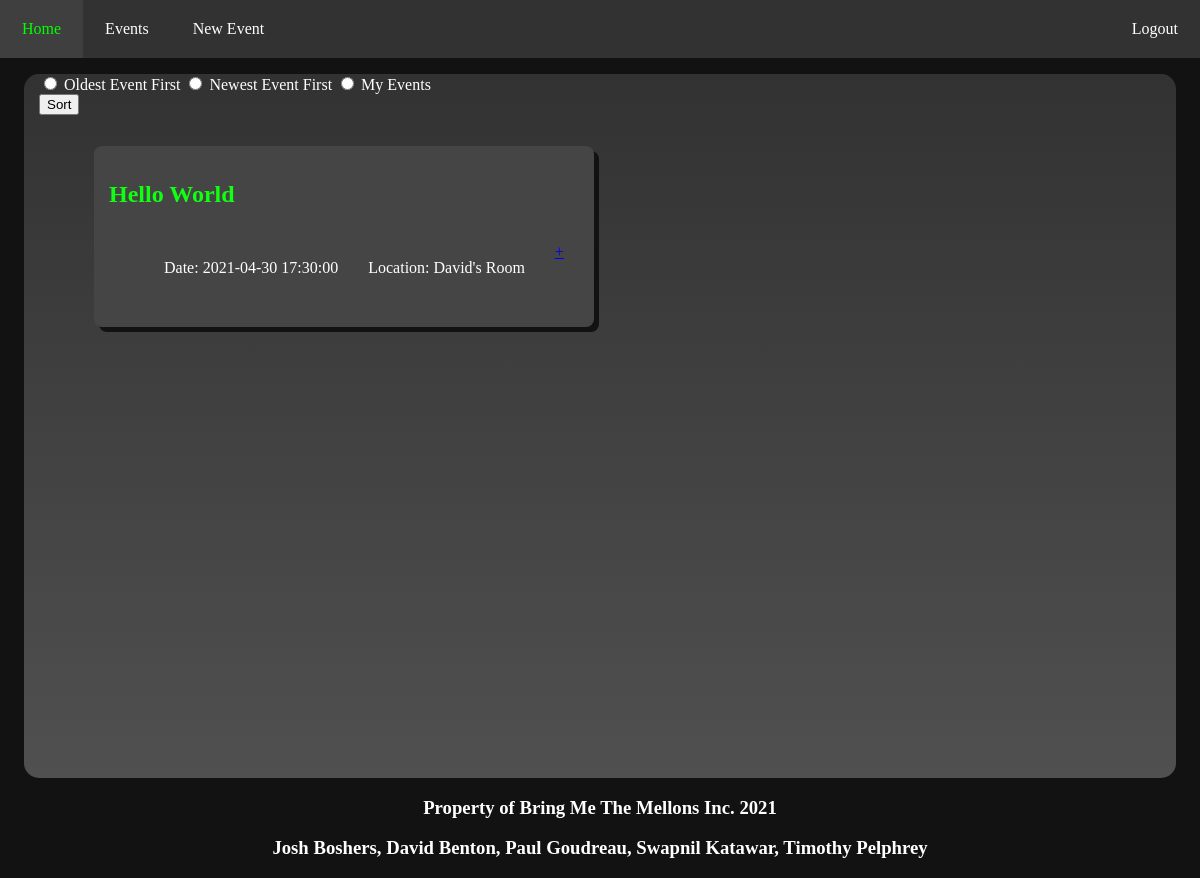
/events (signed in), run on an earlier commit of the app's database.
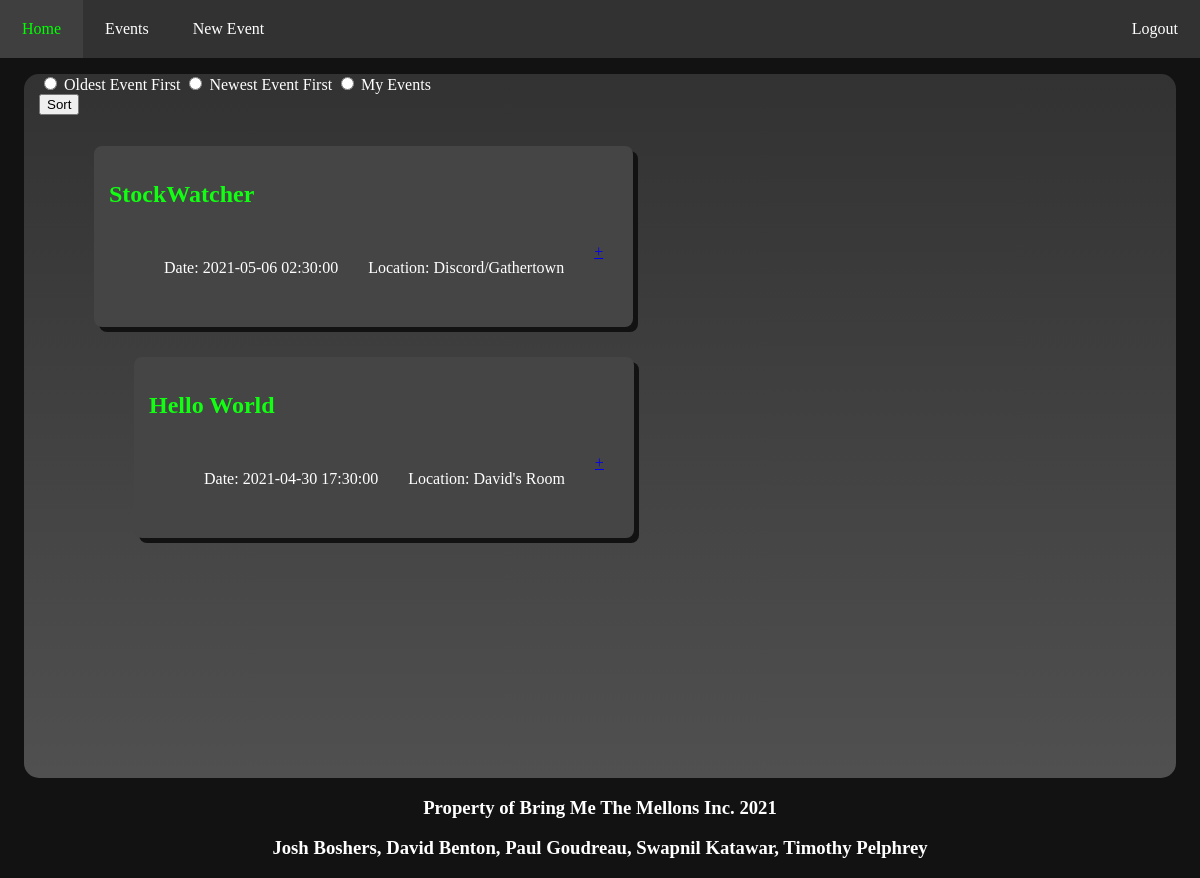
And on a later commit of the database.
### database/models.py (models this page shows, shortened)
class Event(db.Model):
    id = db.Column('id', db.Integer, primary_key=True)
    host_id = db.Column(db.Integer, db.ForeignKey('user.id'), nullable=False)
    name = db.Column('name', db.String(100), nullable=False)
    is_private = db.Column('is_private', db.Boolean, default=False, nullable=False)
    location = db.Column('location', db.String(200), nullable=False)
    start_time = db.Column('start_time', db.DateTime, nullable=False)
    end_time = db.Column('end_time', db.DateTime)
    image = db.Column('image', db.String(50))
    description = db.Column('description', db.VARCHAR, nullable=False)
    rsvps = db.relationship('RSVP', backref='event', cascade='all, delete-orphan', lazy=True)

### app.py (the view)
@app.route('/events', methods=['GET','POST'])
def event_list():
    events_form = EventsForm()
    if session.get('user'):
        if request.method == 'POST':
            events = None
            if request.form.get('sort_order') == 'O':
                public_events = db.session.query(Event).filter_by(is_private=False).order_by(desc(Event.id)).all()
                host_events = db.session.query(Event).filter_by(host_id=session.get('user_id')).order_by(desc(Event.id)).all()
                events = set(public_events + host_events)
            if request.form.get('sort_order') == 'N':
                public_events = db.session.query(Event).filter_by(is_private=False).order_by(asc(Event.id)).all()
                host_events = db.session.query(Event).filter_by(host_id=session.get('user_id')).order_by(asc(Event.id)).all()
                events = set(public_events + host_events)
            if request.form.get('sort_order') == 'M':
                events = db.session.query(Event).filter_by(host_id=session.get('user_id')).order_by(Event.name).all()
            return render_template('events.html', events=events, form=events_form)
        else:
            public_events = db.session.query(Event).filter_by(is_private=False).all()
            host_events = db.session.query(Event).filter_by(host_id=session.get('user_id')).all()
            events = set(public_events + host_events)
            return render_template('events.html', events=events, form=events_form)
    return redirect(url_for('login'))

### forms.py
class EventsForm(FlaskForm):
    class Meta:
        csrf = False
    sort_order = RadioField('sort_order', choices=[('O','Oldest Event First'),('N','Newest Event First'),('M','My Events')])
    submit = SubmitField('Sort')

### templates/events.html (shortened to what this page needs)
<!DOCTYPE html>
<html lang="en">
    <head>
        <link rel="stylesheet" href="..\static\css\main.css">
    </head>
    <body>
        <nav>
        <ul id="navbar">
          <li><a class="nav-link" href="/index"> Home </a></li>
          <li><a class="nav-link"  href="/events"> Events </a></li>
          <li><a class="nav-link"  href="/events/new"> New Event </a></li>
            {% if session['user'] %}
            <div class="nav-right">
            <li><a class="nav-link" id="login"  href="/logout"> Logout </a></li>
            </div>
            {% else %}
            <div class="nav-right">
            <li><a class="nav-link" id="login"  href="/login"> Login </a></li>
            </div>
            {% endif %}
        </ul>
      </nav>
      <div class="row">
        <div class="spacer"></div>
        <div class="event_frame_l">
          <form action="{{ url_for('event_list') }}" method="post">
            <div class="formwrapper">
                <div class="form-field">
                    {% for subfield in form.sort_order %}
                        {{ subfield }} {{ subfield.label }}
                    {% endfor %}
                </div>
                {{ form.submit }}
            </div>
        </form>
          {%for event in events%}
          <ul class="event_list">
            <li><div class="public_event">
                <h2> {{event.name}}</h2>
                <ul class="event_info">
                  <li class="info"><p> Date: {{event.start_time}}</p></li>
                  <li class="info"><p> Location: {{event.location}}</p></li>
                  <li class="info"><a href="events/{{event.id}}"> +</a></li>
                </ul>
            </div></li>
          {%endfor%}
        </div>
        <div class="spacer"></div>
      </div>
      <div class="footer">
          <h3>Property of Bring Me The Mellons Inc. 2021</h3>
          <h3>Josh Boshers, David Benton, Paul Goudreau, Swapnil Katawar, Timothy Pelphrey</h3>
      </div>
    </body>
</html>

What changed in the data, as far as the page shows it:
added Event: name "StockWatcher", start_time "2021-05-06 02:30:00", location "Discord/Gathertown"
